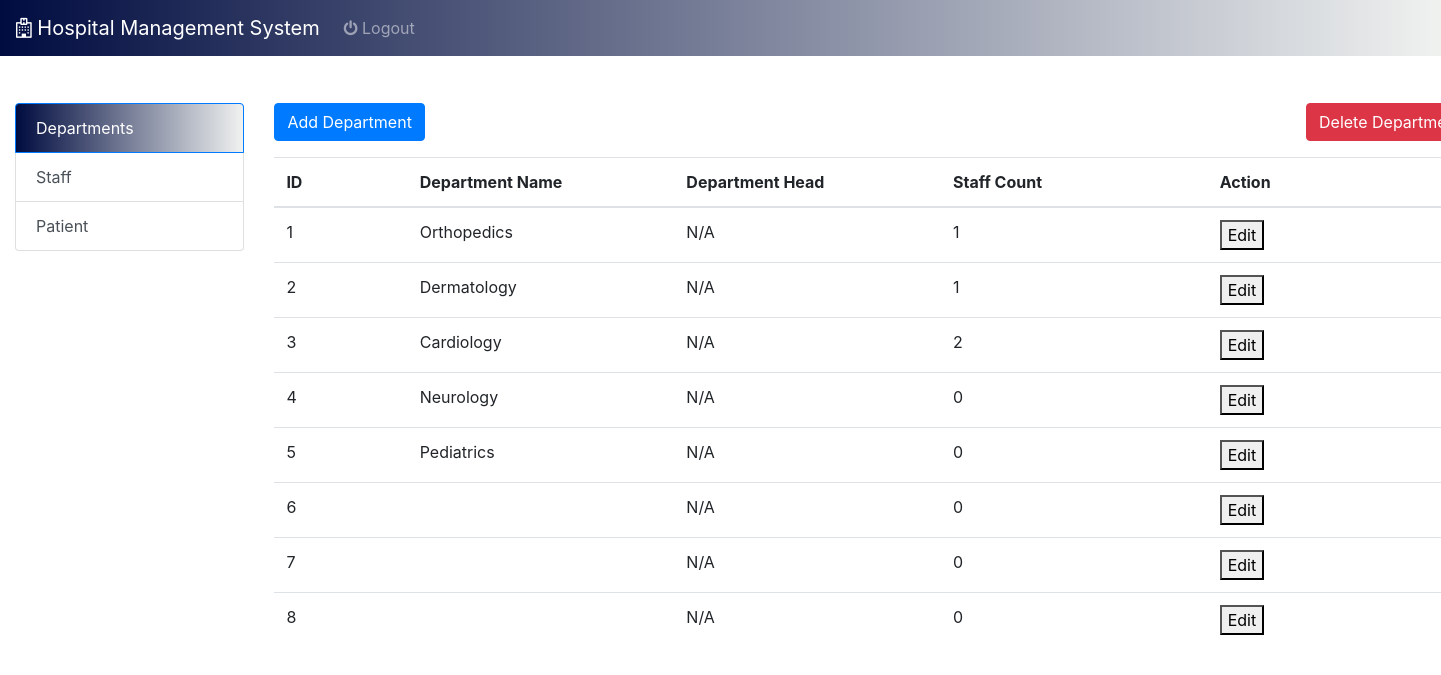
The app's page /admin.php, older data.
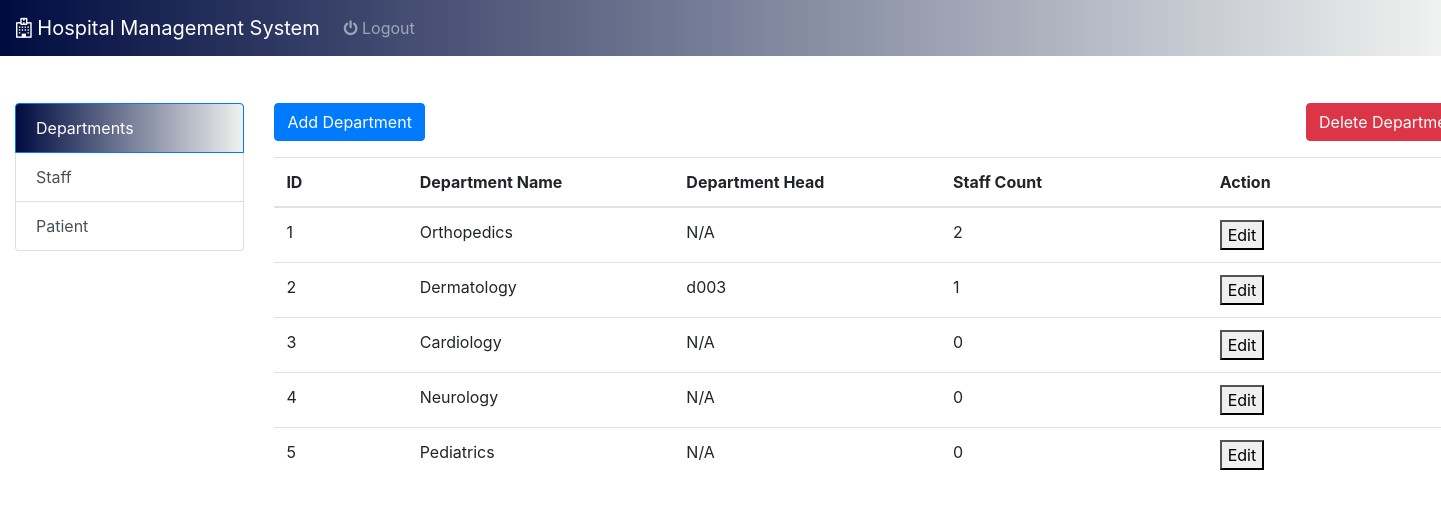
The same page, newer data.
### tables this page shows
CREATE TABLE `department` (
  `dept_id` int(11) NOT NULL,
  `dept_name` varchar(50) NOT NULL,
  `dept_head` varchar(50) DEFAULT NULL,
  `staff_count` int(11) DEFAULT NULL,
  `created_at` timestamp NOT NULL DEFAULT current_timestamp(),
  `updated_at` timestamp NOT NULL DEFAULT current_timestamp() ON UPDATE current_timestamp()
);

### admin_func.php (the view, shortened to what this page needs)
<?php
include 'config.php';
function displayDepartmentsTable()
{
    global $con;
    $sql = "SELECT d.dept_id, d.dept_name, d.dept_head, COUNT(s.user_id) AS staff_count
            FROM Department d
            LEFT JOIN Staff s ON d.dept_id = s.dept_id
            GROUP BY d.dept_id";
    $result = $con->query($sql);
    if ($result) {
        if ($result->num_rows > 0) {
            while ($row = $result->fetch_assoc()) {
                echo "<tr>";
                echo "<td>" . htmlspecialchars($row['dept_id']) . "</td>";
                echo "<td>" . htmlspecialchars($row['dept_name']) . "</td>";
                echo "<td>" . htmlspecialchars($row['dept_head'] ? $row['dept_head'] : 'N/A') . "</td>";
                echo "<td>" . htmlspecialchars($row['staff_count'] ? $row['staff_count'] : '0') . "</td>";
                echo "<td><button onclick='showEditModal(" . $row['dept_id'] . ")'>Edit</button></td>";
                echo "</tr>";
            }
        } else {
            echo "<tr><td colspan='5'>No departments found.</td></tr>";
        }
    } else {
        echo "<tr><td colspan='5'>Error: " . mysqli_error($con) . "</td></tr>";
    }
}

### admin.php (shortened to what this page needs)
<?php
include 'config.php';
include 'admin_func.php';
?>
<!DOCTYPE html>
<html lang="en">
<head>
    <link rel="stylesheet" href="css/dashboard_style.css">
    <link rel="stylesheet" href="https://stackpath.bootstrapcdn.com/bootstrap/4.3.1/css/bootstrap.min.css">
    <link rel="stylesheet" href="https://cdnjs.cloudflare.com/ajax/libs/font-awesome/4.7.0/css/font-awesome.min.css">
</head>
<body style="padding-top: 50px;">
    <nav class="navbar navbar-expand-lg navbar-dark bg-primary fixed-top">
        <a class="navbar-brand" href="#">
            <i class="fa fa-hospital-o"></i> Hospital Management System</a>
        <div class="collapse navbar-collapse" id="navbarSupportedContent">
            <ul class="navbar-nav mr-auto">
                <li class="nav-item">
                    <a class="nav-link" href="logout.php"><i class="fa fa-power-off" aria-hidden="true"></i> Logout</a>
                </li>
                <li class="nav-item">
                    <a class="nav-link" href="#"></a>
                </li>
            </ul>
        </div>
    </nav>
    <div class="container-fluid" style="margin-top: 10px;">
        <div class="row">
            <div class="col-md-4" style="max-width:18%;margin-top: 3%;">
                <div class="list-group" id="list-tab" role="tablist">
                    <a class="list-group-item list-group-item-action active" href="#list-dept" data-toggle="list">Departments</a>
                    <a class="list-group-item list-group-item-action" href="#list-staff" data-toggle="list">Staff</a>
                    <a class="list-group-item list-group-item-action" href="#list-patient" data-toggle="list">Patient</a>
                </div>
            </div>
            <div class="col-md-8" style="margin-top: 3%;">
                <div class="tab-content" id="nav-tabContent" style="width: 1200px;">
                    <div class="tab-pane fade show active" id="list-dept">
                        <div class="d-flex justify-content-between mb-3">
                            <button class="btn btn-primary" onclick="showAddModal()">Add Department</button>
                            <button class="btn btn-danger" onclick="showDeleteModal()">Delete Department</button>
                        </div>
                        <table class="table table-hover" id="deptViewTable">
                            <thead>
                                <tr>
                                    <th style="width: 10%;">ID</th>
                                    <th style="width: 20%;">Department Name</th>
                                    <th style="width: 20%;">Department Head</th>
                                    <th style="width: 20%;">Staff Count</th>
                                    <th style="width: 20%;">Action</th>
                                </tr>
                            </thead>
                            <tbody>
                                <?php displayDepartmentsTable(); ?>
                            </tbody>
                        </table>
                    </div>
                </div>
            </div>
        </div>
    </div>
</body>
</html>

### css/dashboard_style.css (style rules this page uses)
.bg-primary { background: linear-gradient(to right, #000C40, #F0F2F0); }
.list-group-item.active { background: linear-gradient(to right, #000C40, #F0F2F0); border-color: #c3c3c3; }

Row changes from the older to the newer data that the page shows:
removed department: dept_id "6", dept_head "N/A", staff_count "0"
removed department: dept_id "7", dept_head "N/A", staff_count "0"
removed department: dept_id "8", dept_head "N/A", staff_count "0"
changed department "Orthopedics": staff_count "1" → "2"
changed department "Dermatology": dept_head "N/A" → "d003"
computed for department "Cardiology": staff_count "2" → "0"
